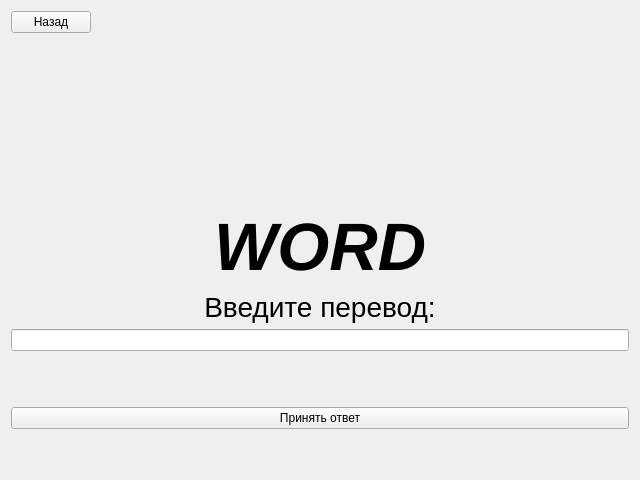
<?xml version="1.0" encoding="UTF-8"?>
<ui version="4.0">
 <class>WordEnter</class>
 <widget class="QWidget" name="WordEnter">
  <property name="geometry">
   <rect>
    <x>0</x>
    <y>0</y>
    <width>640</width>
    <height>480</height>
   </rect>
  </property>
  <property name="windowTitle">
   <string>Form</string>
  </property>
  <layout class="QGridLayout" name="gridLayout">
   <item row="0" column="0">
    <layout class="QVBoxLayout" name="verticalLayout">
     <item>
      <layout class="QGridLayout" name="gridLayout_2">
       <item row="0" column="0">
        <widget class="QPushButton" name="back_btn">
         <property name="text">
          <string>Назад</string>
         </property>
        </widget>
       </item>
       <item row="0" column="1">
        <spacer name="horizontalSpacer">
         <property name="orientation">
          <enum>Qt::Horizontal</enum>
         </property>
         <property name="sizeHint" stdset="0">
          <size>
           <width>40</width>
           <height>20</height>
          </size>
         </property>
        </spacer>
       </item>
      </layout>
     </item>
     <item>
      <widget class="QLabel" name="result">
       <property name="font">
        <font>
         <pointsize>25</pointsize>
         <weight>75</weight>
         <bold>true</bold>
        </font>
       </property>
       <property name="layoutDirection">
        <enum>Qt::LeftToRight</enum>
       </property>
       <property name="text">
        <string/>
       </property>
       <property name="alignment">
        <set>Qt::AlignCenter</set>
       </property>
      </widget>
     </item>
    </layout>
   </item>
   <item row="1" column="0">
    <layout class="QVBoxLayout" name="verticalLayout_2">
     <item>
      <widget class="QLabel" name="word">
       <property name="font">
        <font>
         <pointsize>50</pointsize>
         <weight>75</weight>
         <italic>true</italic>
         <bold>true</bold>
        </font>
       </property>
       <property name="text">
        <string>WORD</string>
       </property>
       <property name="alignment">
        <set>Qt::AlignCenter</set>
       </property>
      </widget>
     </item>
     <item>
      <widget class="QLabel" name="label">
       <property name="font">
        <font>
         <pointsize>21</pointsize>
        </font>
       </property>
       <property name="text">
        <string>Введите перевод:</string>
       </property>
       <property name="alignment">
        <set>Qt::AlignCenter</set>
       </property>
      </widget>
     </item>
     <item>
      <widget class="QLineEdit" name="lineEdit"/>
     </item>
     <item>
      <spacer name="verticalSpacer_3">
       <property name="orientation">
        <enum>Qt::Vertical</enum>
       </property>
       <property name="sizeType">
        <enum>QSizePolicy::Fixed</enum>
       </property>
       <property name="sizeHint" stdset="0">
        <size>
         <width>20</width>
         <height>50</height>
        </size>
       </property>
      </spacer>
     </item>
     <item>
      <widget class="QPushButton" name="accept">
       <property name="text">
        <string>Принять ответ</string>
       </property>
      </widget>
     </item>
     <item>
      <spacer name="verticalSpacer">
       <property name="orientation">
        <enum>Qt::Vertical</enum>
       </property>
       <property name="sizeType">
        <enum>QSizePolicy::Fixed</enum>
       </property>
       <property name="sizeHint" stdset="0">
        <size>
         <width>20</width>
         <height>40</height>
        </size>
       </property>
      </spacer>
     </item>
    </layout>
   </item>
  </layout>
 </widget>
 <resources/>
 <connections/>
</ui>
